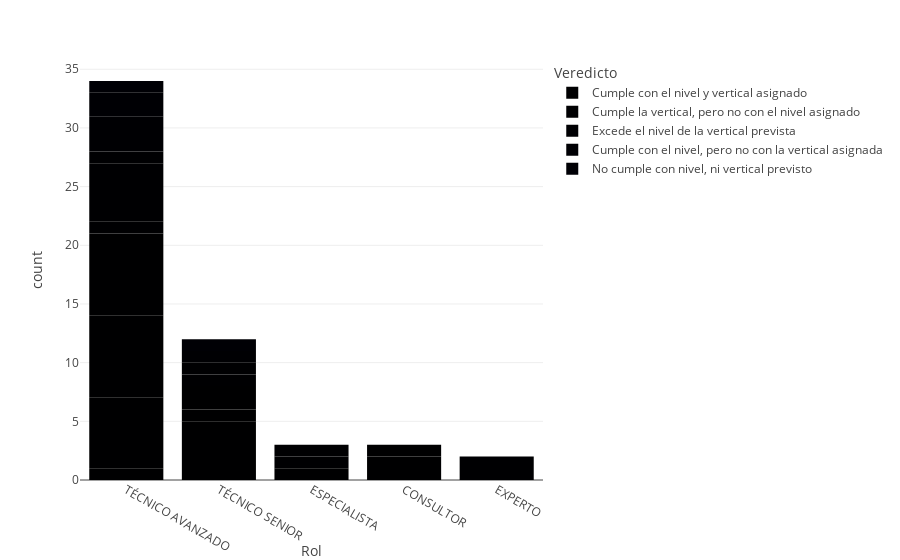

Here is the notebook cell this chart was saved with:
### Code cell
# Rol y Veredicto
df_rol_veredicto = pd.merge(left = df_dicts["Trabajadores"].explode("Nuevo puesto").groupby(by = ["Nuevo puesto", "Veredicto"], as_index = False).agg({"id" : "count"}),
                            right = df_dicts["Roles"][["Nivel de carrera MAPFRE", "Puesto"]],
                            left_on = "Nuevo puesto",
                            right_on = "Puesto")[["Nivel de carrera MAPFRE", "Veredicto", "id"]]

df_rol_veredicto.columns = ["Rol", "Veredicto", "count"]

veredicto_orden = ["Cumple con el nivel y vertical asignado",
                   "Cumple la vertical, pero no con el nivel asignado",
                   "Excede el nivel de la vertical prevista",
                   "Cumple con el nivel, pero no con la vertical asignada",
                   "No cumple con nivel, ni vertical previsto"]

df_rol_veredicto["Veredicto"] = pd.Categorical(df_rol_veredicto["Veredicto"], categories = veredicto_orden, ordered = True)
df_rol_veredicto = df_rol_veredicto.sort_values("Veredicto")

px.bar(data_frame = df_rol_veredicto, x = "Rol", y = "count", color = "Veredicto")

### Figure 1 — Plotly figure (JSON) as saved in the notebook; plotly's stock layout.template omitted (floating-point values rounded to 4 significant figures)
{"data": [{"alignmentgroup": "True", "hovertemplate": "Veredicto=Cumple con el nivel y vertical asignado<br>Rol=%{x}<br>count=%{y}<extra></extra>", "legendgroup": "Cumple con el nivel y vertical asignado", "marker": {"color": "#000001", "pattern": {"shape": ""}}, "name": "Cumple con el nivel y vertical asignado", "offsetgroup": "Cumple con el nivel y vertical asignado", "orientation": "v", "showlegend": true, "textposition": "auto", "type": "bar", "x": ["TÉCNICO AVANZADO", "TÉCNICO SENIOR", "TÉCNICO SENIOR", "TÉCNICO AVANZADO", "TÉCNICO AVANZADO", "TÉCNICO AVANZADO", "TÉCNICO SENIOR", "TÉCNICO SENIOR", "ESPECIALISTA", "CONSULTOR", "TÉCNICO AVANZADO", "CONSULTOR"], "xaxis": "x", "y": [1, 4, 1, 6, 4, 3, 1, 2, 1, 2, 7, 1], "yaxis": "y"}, {"alignmentgroup": "True", "hovertemplate": "Veredicto=Cumple la vertical, pero no con el nivel asignado<br>Rol=%{x}<br>count=%{y}<extra></extra>", "legendgroup": "Cumple la vertical, pero no con el nivel asignado", "marker": {"color": "#000002", "pattern": {"shape": ""}}, "name": "Cumple la vertical, pero no con el nivel asignado", "offsetgroup": "Cumple la vertical, pero no con el nivel asignado", "orientation": "v", "showlegend": true, "textposition": "auto", "type": "bar", "x": ["TÉCNICO AVANZADO", "TÉCNICO SENIOR", "EXPERTO", "ESPECIALISTA", "TÉCNICO SENIOR", "TÉCNICO AVANZADO", "ESPECIALISTA", "TÉCNICO AVANZADO", "TÉCNICO AVANZADO"], "xaxis": "x", "y": [1, 1, 2, 1, 1, 4, 1, 1, 1], "yaxis": "y"}, {"alignmentgroup": "True", "hovertemplate": "Veredicto=Excede el nivel de la vertical prevista<br>Rol=%{x}<br>count=%{y}<extra></extra>", "legendgroup": "Excede el nivel de la vertical prevista", "marker": {"color": "#000003", "pattern": {"shape": ""}}, "name": "Excede el nivel de la vertical prevista", "offsetgroup": "Excede el nivel de la vertical prevista", "orientation": "v", "showlegend": true, "textposition": "auto", "type": "bar", "x": ["TÉCNICO AVANZADO", "TÉCNICO AVANZADO", "TÉCNICO SENIOR"], "xaxis": "x", "y": [2, 1, 1], "yaxis": "y"}, {"alignmentgroup": "True", "hovertemplate": "Veredicto=Cumple con el nivel, pero no con la vertical asignada<br>Rol=%{x}<br>count=%{y}<extra></extra>", "legendgroup": "Cumple con el nivel, pero no con la vertical asignada", "marker": {"color": "#000004", "pattern": {"shape": ""}}, "name": "Cumple con el nivel, pero no con la vertical asignada", "offsetgroup": "Cumple con el nivel, pero no con la vertical asignada", "orientation": "v", "showlegend": true, "textposition": "auto", "type": "bar", "x": ["TÉCNICO AVANZADO"], "xaxis": "x", "y": [2], "yaxis": "y"}, {"alignmentgroup": "True", "hovertemplate": "Veredicto=No cumple con nivel, ni vertical previsto<br>Rol=%{x}<br>count=%{y}<extra></extra>", "legendgroup": "No cumple con nivel, ni vertical previsto", "marker": {"color": "#000005", "pattern": {"shape": ""}}, "name": "No cumple con nivel, ni vertical previsto", "offsetgroup": "No cumple con nivel, ni vertical previsto", "orientation": "v", "showlegend": true, "textposition": "auto", "type": "bar", "x": ["TÉCNICO SENIOR", "TÉCNICO AVANZADO"], "xaxis": "x", "y": [1, 1], "yaxis": "y"}], "layout": {"barmode": "relative", "legend": {"title": {"text": "Veredicto"}, "tracegroupgap": 0}, "margin": {"t": 60}, "xaxis": {"anchor": "y", "domain": [0, 1], "title": {"text": "Rol"}}, "yaxis": {"anchor": "x", "domain": [0, 1], "title": {"text": "count"}}}}
